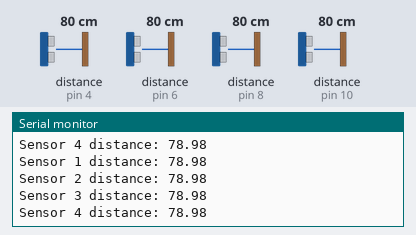
Recording of a sketch running on a simulated Arduino Uno, built with avr-gcc and run on an emulated ATmega328P. On the bench: the last lines printed to the serial monitor. Wiring (inferred from the names in the program): 4 × ultrasonic range finder: trigger pin 3, echo pin 4 / trigger pin 5, echo pin 6 / trigger pin 7, echo pin 8 / trigger pin 9, echo pin 10. The test bench sets the inputs (shaded band); at power-on: distance to the obstacle (sensors on pin 4, pin 6, pin 8, pin 10) 80 cm. The echo pulse lasts 58.3 µs per cm.

Above: at 1.2 s.
1.3 s: distance to the obstacle (sensor on pin 4) set to 35 cm
4.3 s: distance to the obstacle (sensor on pin 6) set to 2 cm
At 4.42 s:
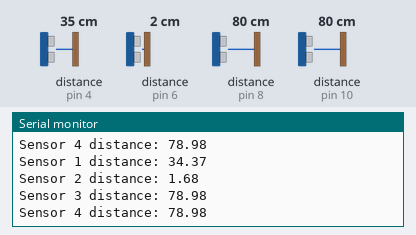
7.3 s: distance to the obstacle (sensor on pin 8) set to 35 cm
At 7.9 s:
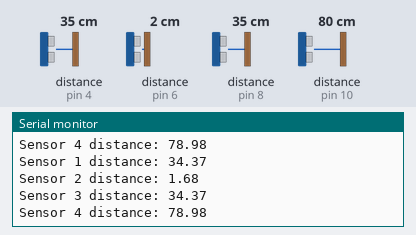
10.3 s: distance to the obstacle (sensor on pin 10) set to 2 cm
At 11.4 s:
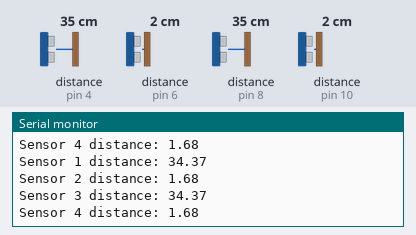
13.3 s: distance to the obstacle (sensor on pin 4) set to 2 cm
At 14.2 s:
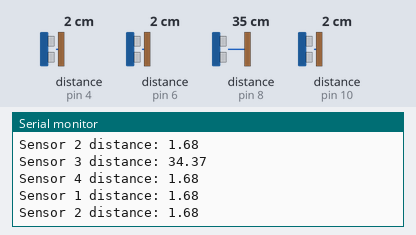
16.3 s: distance to the obstacle (sensor on pin 6) set to 9 cm
At 16.9 s:
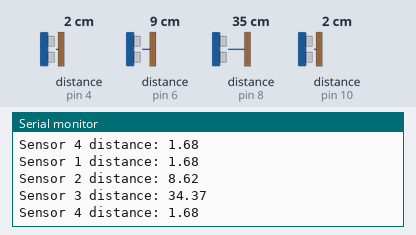
Timing chart, 0 to 19.3 s (numbered marks = the images above; inputs shaded):
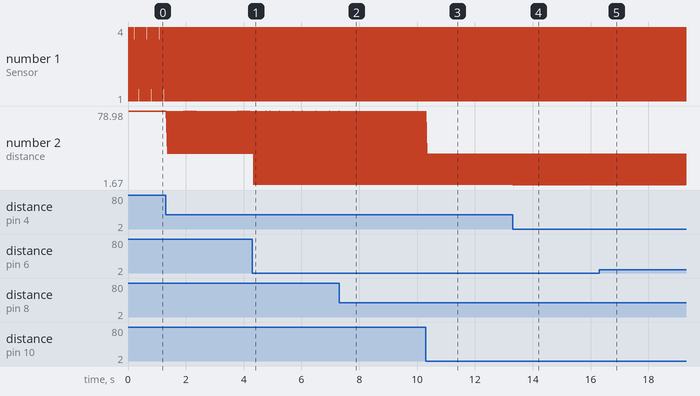

The sketch:

multi.ino
```cpp
#define TRIG_PIN1 3
#define ECHO_PIN1 4

#define TRIG_PIN2 5
#define ECHO_PIN2 6

#define TRIG_PIN3 7
#define ECHO_PIN3 8

#define TRIG_PIN4 9
#define ECHO_PIN4 10

void setup()
{
    Serial.begin(115200);
    pinMode(TRIG_PIN1, OUTPUT);
    pinMode(ECHO_PIN1, INPUT);
    pinMode(TRIG_PIN2, OUTPUT);
    pinMode(ECHO_PIN2, INPUT);
    pinMode(TRIG_PIN3, OUTPUT);
    pinMode(ECHO_PIN3, INPUT);
    pinMode(TRIG_PIN4, OUTPUT);
    pinMode(ECHO_PIN4, INPUT);
}

float readDistanceCM(int trigPin, int echoPin)
{
    digitalWrite(trigPin, LOW);
    delayMicroseconds(2);
    digitalWrite(trigPin, HIGH);
    delayMicroseconds(10);
    digitalWrite(trigPin, LOW);
    int duration = pulseIn(echoPin, HIGH);
    return duration * 0.034 / 2;
}

void loop()
{
    float distance1 = readDistanceCM(TRIG_PIN1, ECHO_PIN1);
    float distance2 = readDistanceCM(TRIG_PIN2, ECHO_PIN2);
    float distance3 = readDistanceCM(TRIG_PIN3, ECHO_PIN3);
    float distance4 = readDistanceCM(TRIG_PIN4, ECHO_PIN4);

    bool isNearby = (distance1 < 100) || (distance2 < 100) || (distance3 < 100) || (distance4 < 100);

    Serial.print("Sensor 1 distance: ");
    Serial.println(distance1);
    Serial.print("Sensor 2 distance: ");
    Serial.println(distance2);
    Serial.print("Sensor 3 distance: ");
    Serial.println(distance3);
    Serial.print("Sensor 4 distance: ");
    Serial.println(distance4);

    delay(30);
}
```

Measured:
- after the input at 4.3 s, the serial monitor: prints a new line after 0.05 s (image 1)
- after the input at 7.3 s, the serial monitor: prints a new line at once (image 2)
- after the input at 10.3 s, the serial monitor: prints a new line at once (image 3)
- after the input at 13.3 s, the serial monitor: prints a new line at once (image 4)
- after the input at 16.3 s, the serial monitor: prints a new line at once (image 5)
- plotted number 2: 78.98 → 34.37 after the input at 1.3 s
